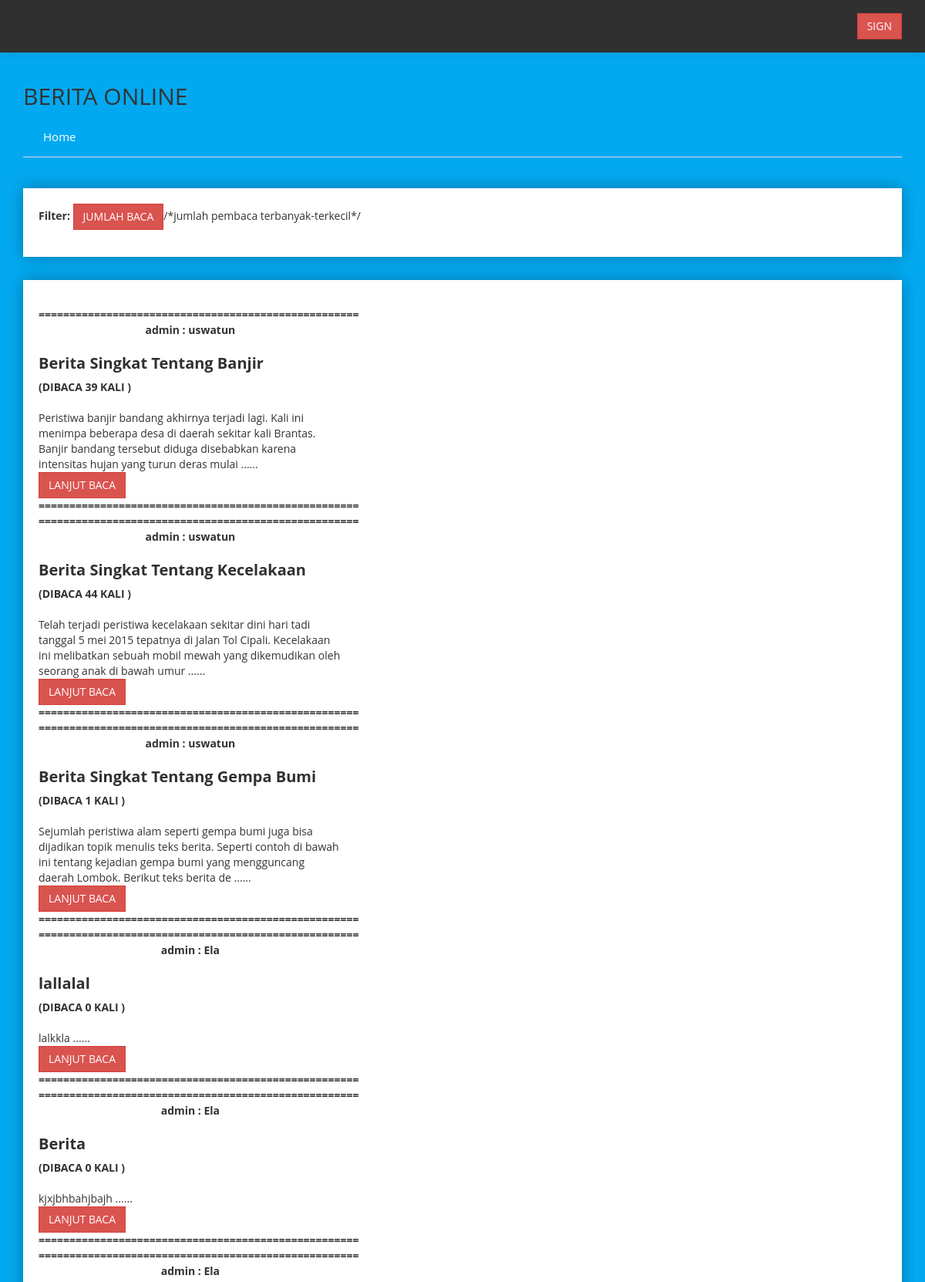
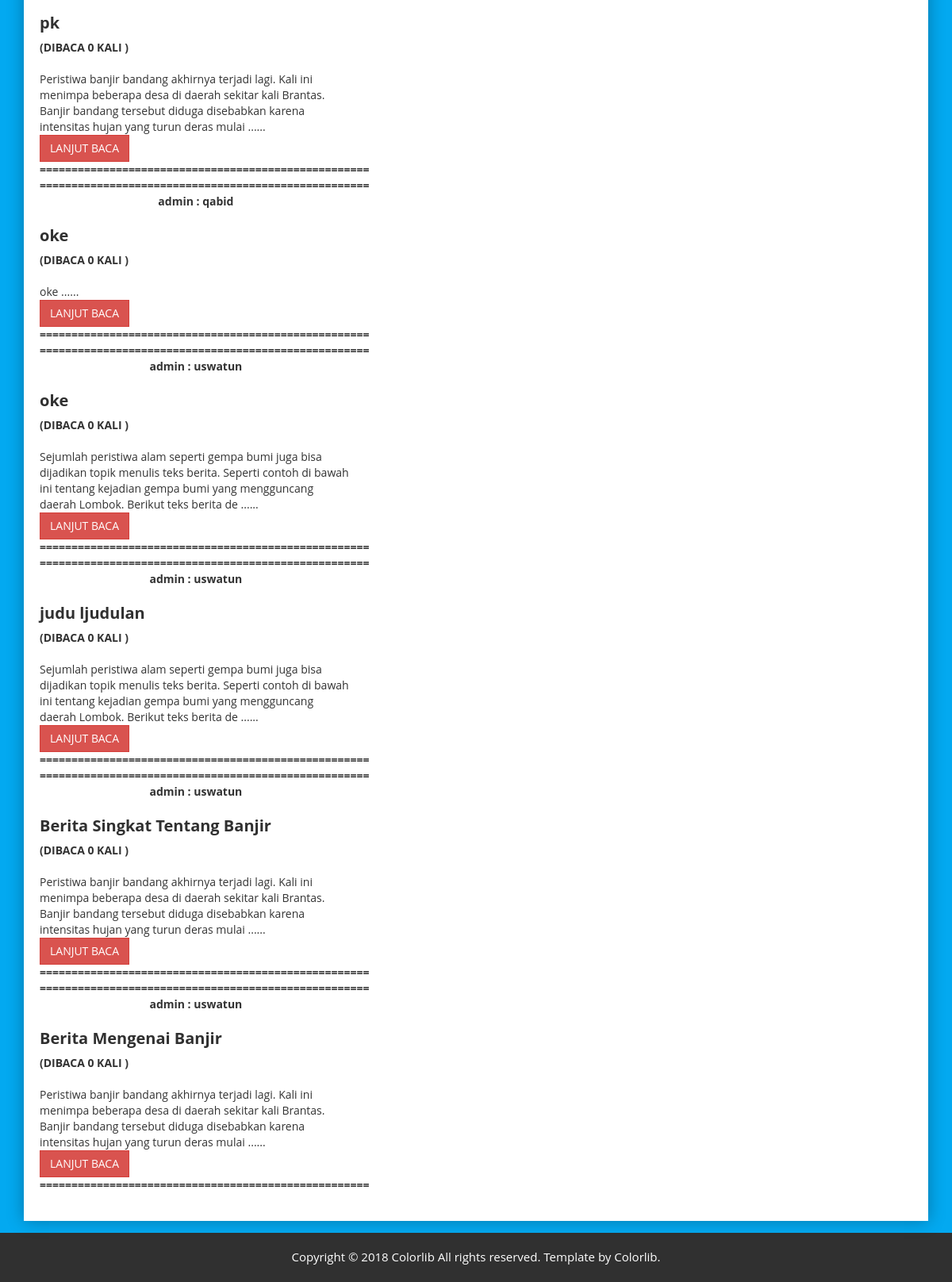
Before: / with the older database file (2 pictures, top to bottom).
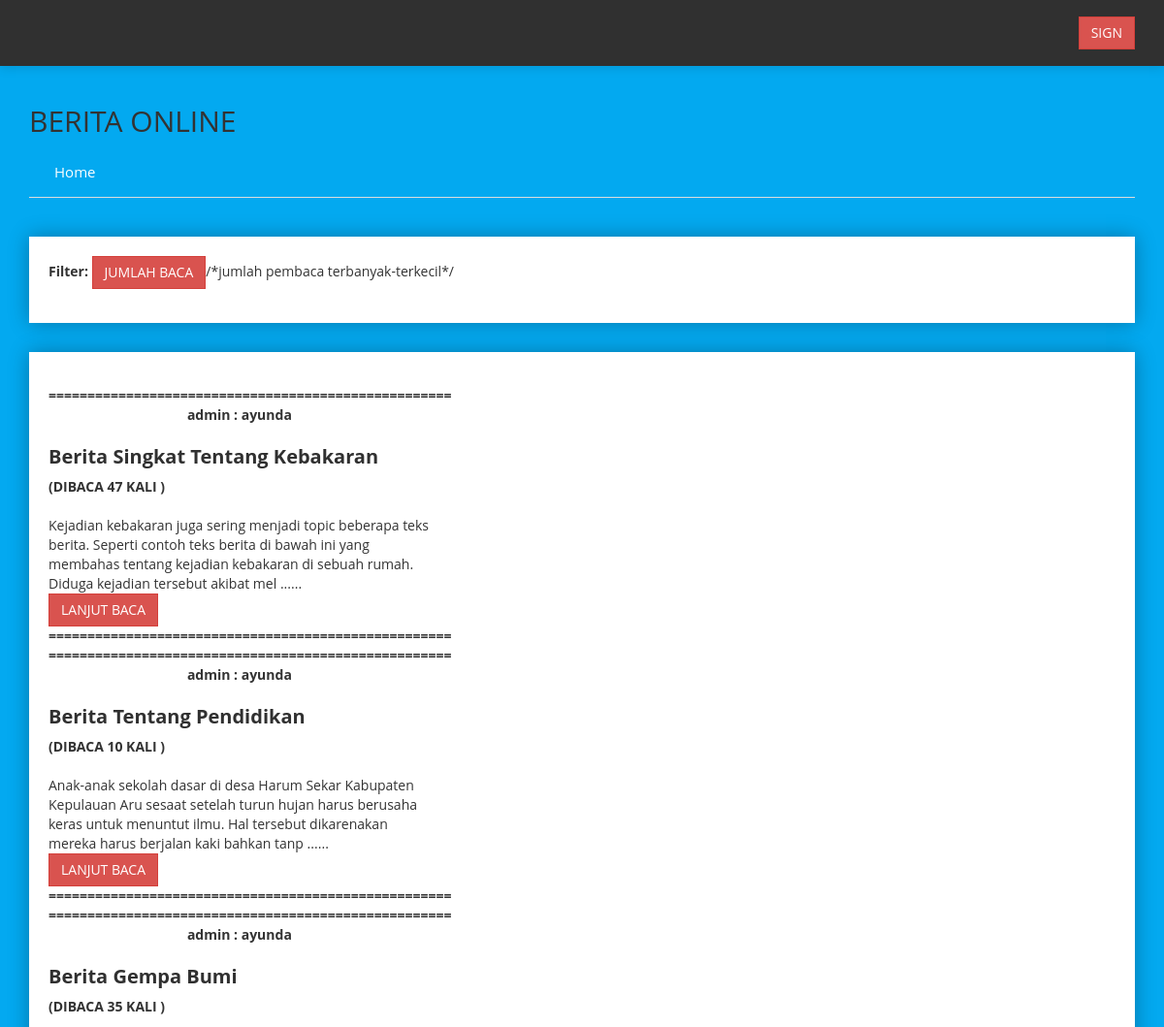
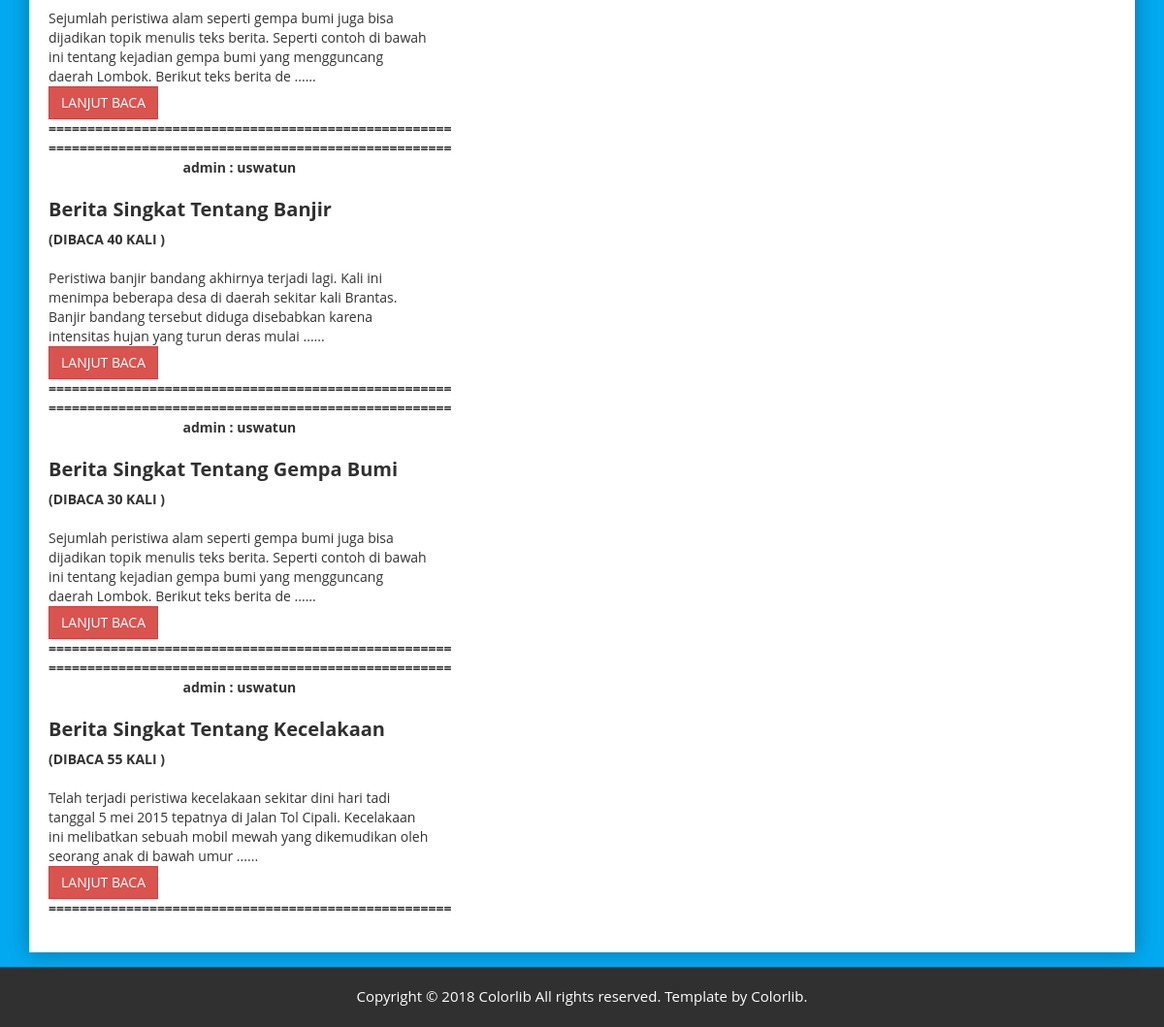
After: the same page with the newer database file (2 pictures, top to bottom).
### tables this page shows
CREATE TABLE `berita` (
  `id` int(50) UNSIGNED NOT NULL,
  `idKategori` int(50) NOT NULL,
  `idLogin` int(50) NOT NULL,
  `judul_berita` varchar(255) NOT NULL,
  `isi_berita` text NOT NULL,
  `jml_baca` int(50) NOT NULL
);

### application/controllers/home.php (called while the page is built, shortened)
<?php
class home extends CI_Controller {
  function __construct(){
		$this->load->model('m_berita');
		$this->load->helper('url');
	}
	public function index() {
		$data['query'] = $this->m_berita->tampil_login();
		$this->load->view('home', $data);
		$this->load->view('home/beranda2', $data);
		$this->load->view('footer', $data);
	}
}
?>

### index.php (called while the page is built, shortened)
<?php
require_once BASEPATH.'core/CodeIgniter.php';

### application/models/m_berita.php (called while the page is built, shortened)
<?php
class M_berita extends CI_Model{
	function tampil_login(){
		return $this->db->query("SELECT * FROM berita, login WHERE berita.idLogin=login.idLogin");
	}
}
?>

### application/views/home/beranda2.php (the view, shortened to what this page needs)
<div class="breadcome-area mg-t-40 mg-b-30">
        <div class="container">
            <div class="row">
                <div class="col-lg-12">
                    <div class="breadcome-list shadow-reset">
                        <div class="breadcome-heading">
                            <p><strong>Filter:</strong>
                            <button type="button" class="btn btn-custon-four btn-danger" onclick="location.href='<?php echo base_url();?>home/desc'">JUMLAH BACA</button>/*jumlah pembaca terbanyak-terkecil*/</p>
                        </div>
                    </div>
                </div>
            </div>
        </div>
    </div>
    <div class="user-profile-area">
        <div class="container">
            <div class="row">
                <div class="col-lg-12 col-md-12 col-sm-12 col-xs-12">
                    <div class="user-profile-wrap shadow-reset">
                        <div class="row">
                            <div class="col-lg-6">
                                <div class="row">
                                   <tbody>
                                    <div class="col-lg-9">
                                        <div class="user-profile-content">
                                            <tbody>
                                                <?php
                                                foreach($query->result() as $row){
                                                $artikel=$row->isi_berita;
                                                $cut=substr($artikel,0,200);
                                                $s="......";
                                                $t=" (DIBACA ";
                                                $u=" )";
                                                $v=" KALI";
                                                $w="====================================================";
                                                echo "<tr>
                                                <td><b>====================================================</br><center>admin : ".$row->nama."</center></b><b><h2><strong></br>".$row->judul_berita."</strong></h2>".$t."".$row->jml_baca."".$v."".$u."</br></b>
                                                <br>".$cut."
                                                ".$s."</br>
                                                <a  href='".base_url('home/selanjutnya?id='.$row->id)."'><button type='button' class='btn btn-custon-four btn-danger' >LANJUT BACA</button></a>
                                                </td>
                                                <strong>".$w."</strong>
                                                </tr>";
                                            }
                                            ?>
                                            </tbody>
                                        </div>
                                    </div>
                                </div>
                            </div>
                            </div>
                        </div>
                    </div>
                </div>
            </div>
        </div>

### application/views/home.php (shortened to what this page needs)
<?php
    if($this->session->userdata('username') == NULL){
?>
<!doctype html>
<html class="no-js" lang="en">
<head><meta http-equiv="Content-Type" content="text/html; charset=windows-1252">
    <link rel="stylesheet" href="<?php echo base_url(); ?>horizontal/css/bootstrap.min.css">
    <link rel="stylesheet" href="<?php echo base_url(); ?>horizontal/css/font-awesome.min.css">
    <link rel="stylesheet" href="<?php echo base_url(); ?>horizontal/css/adminpro-custon-icon.css">
    <link rel="stylesheet" href="<?php echo base_url(); ?>horizontal/css/meanmenu.min.css">
    <link rel="stylesheet" href="<?php echo base_url(); ?>horizontal/css/jquery.mCustomScrollbar.min.css">
    <link rel="stylesheet" href="<?php echo base_url(); ?>horizontal/css/animate.css">
    <link rel="stylesheet" href="<?php echo base_url(); ?>horizontal/css/data-table/bootstrap-table.css">
    <link rel="stylesheet" href="<?php echo base_url(); ?>horizontal/css/data-table/bootstrap-editable.css">
    <link rel="stylesheet" href="<?php echo base_url(); ?>horizontal/css/normalize.css">
    <link rel="stylesheet" href="<?php echo base_url(); ?>horizontal/css/c3.min.css">
    <link rel="stylesheet" href="<?php echo base_url(); ?>horizontal/css/form/all-type-forms.css">
    <link rel="stylesheet" href="<?php echo base_url(); ?>horizontal/css/switcher/color-switcher.css">
    <link rel="stylesheet" href="<?php echo base_url(); ?>horizontal/style.css">
    <link rel="stylesheet" href="<?php echo base_url(); ?>horizontal/css/buttons.css">
    <link rel="stylesheet" href="<?php echo base_url(); ?>horizontal/css/responsive.css">
    <link rel="alternate stylesheet" type="text/css" href="<?php echo base_url(); ?>horizontal/css/switcher/color-one.css" title="color-one" media="screen" />
    <link rel="alternate stylesheet" type="text/css" href="<?php echo base_url(); ?>horizontal/css/switcher/color-two.css" title="color-two" media="screen" />
    <link rel="alternate stylesheet" type="text/css" href="<?php echo base_url(); ?>horizontal/css/switcher/color-three.css" title="color-three" media="screen" />
    <link rel="alternate stylesheet" type="text/css" href="<?php echo base_url(); ?>horizontal/css/switcher/color-four.css" title="color-four" media="screen" />
    <link rel="alternate stylesheet" type="text/css" href="<?php echo base_url(); ?>horizontal/css/switcher/color-five.css" title="color-five" media="screen" />
    <link rel="alternate stylesheet" type="text/css" href="<?php echo base_url(); ?>horizontal/css/switcher/color-six.css" title="color-six" media="screen" />
    <link rel="alternate stylesheet" type="text/css" href="<?php echo base_url(); ?>horizontal/css/switcher/color-seven.css" title="color-seven" media="screen" />
    <link rel="alternate stylesheet" type="text/css" href="<?php echo base_url(); ?>horizontal/css/switcher/color-eight.css" title="color-eight" media="screen" />
    <link rel="alternate stylesheet" type="text/css" href="<?php echo base_url(); ?>horizontal/css/switcher/color-nine.css" title="color-nine" media="screen" />
    <link rel="alternate stylesheet" type="text/css" href="<?php echo base_url(); ?>horizontal/css/switcher/color-ten.css" title="color-ten" media="screen" />
    <link rel="stylesheet" href="<?php echo base_url(); ?>horizontal/css/summernote.css">
    <link rel="stylesheet" href="<?php echo base_url(); ?>horizontal/css/data-table/bootstrap-table.css">
    <link rel="stylesheet" href="<?php echo base_url(); ?>horizontal/css/data-table/bootstrap-editable.css">
    <link rel="stylesheet" href="<?php echo base_url(); ?>horizontal/css/dropzone.css">
    <link rel="stylesheet" href="<?php echo base_url(); ?>horizontal/css/c3.min.css">
    <link rel="stylesheet" href="<?php echo base_url(); ?>horizontal/style.css">
    <link rel="stylesheet" href="<?php echo base_url(); ?>horizontal/css/responsive.css">
    <link rel="stylesheet" href="<?php echo base_url(); ?>horizontal/css/form.css">
</head>
<body>
    <div class="header-top-area">
        <div class="container">
            <div class="row">
                <div class="col-lg-4 col-md-9 col-sm-6 col-xs-12">
                    <div class="header-right-info">
                        <ul class="nav navbar-nav mai-top-nav header-right-menu">
                        <li>
                        <a  href="<?php echo base_url(); ?>login/sign"><button type='button' class='btn btn-custon-four btn-danger' class="admin-name" >SIGN</button></a> </li>
                        </ul>
                    </div>
                </div>
            </div>
        </div>
    </div>
    <div class="main-menu-area mg-tb-40">
        <div class="container">
            <div class="row">
                <div class="col-lg-12">
                    <h2>BERITA ONLINE</h2>
                    <ul class="nav nav-tabs custom-menu-wrap">
                        <li  ><a  href="<?php echo base_url(); ?>home" >Home</a></li>
                    </ul>
                </div>
            </div>
        </div>
    </div>
    <?php
    }
    else redirect(base_url('login'));
?>

### application/views/footer.php (shortened to what this page needs)
    <div class="footer-copyright-area">
        <div class="container">
            <div class="row">
                <div class="col-lg-12">
                    <div class="footer-copy-right">
                        <p>Copyright &#169; 2018 Colorlib All rights reserved. Template by <a href="<?php echo base_url(); ?>horizontal/https://colorlib.com">Colorlib</a>.</p>
                    </div>
                </div>
            </div>
        </div>
    </div>
</body>
</html>

### horizontal/css/buttons.css (style rules this page uses)
.btn-custon-four { border-radius:0px; }

### horizontal/css/switcher/color-one.css (style rules this page uses)
html, body { font-family: 'Open Sans', sans-serif;font-weight:400;background: #555 }

### horizontal/css/switcher/color-two.css (style rules this page uses)
html, body { font-family: 'Open Sans', sans-serif;font-weight:400;background: #1c84c6 }

### horizontal/css/switcher/color-three.css (style rules this page uses)
html, body { font-family: 'Open Sans', sans-serif;font-weight:400;background: #ed5565 }

### horizontal/css/switcher/color-four.css (style rules this page uses)
html, body { font-family: 'Open Sans', sans-serif;font-weight:400;background: #1ab394 }

### horizontal/css/switcher/color-five.css (style rules this page uses)
html, body { font-family: 'Open Sans', sans-serif;font-weight:400;background: #EE7752 }

### horizontal/css/switcher/color-six.css (style rules this page uses)
html, body { font-family: 'Open Sans', sans-serif;font-weight:400;background: #27ae60 }

### horizontal/css/switcher/color-seven.css (style rules this page uses)
html, body { font-family: 'Open Sans', sans-serif;font-weight:400;background: #7f8c8d }

### horizontal/css/switcher/color-eight.css (style rules this page uses)
html, body { font-family: 'Open Sans', sans-serif;font-weight:400;background: #0000ff }

### horizontal/css/switcher/color-nine.css (style rules this page uses)
html, body { font-family: 'Open Sans', sans-serif;font-weight:400;background: #ff0080 }

### horizontal/css/switcher/color-ten.css (style rules this page uses)
html, body { font-family: 'Open Sans', sans-serif;font-weight:400;background: #1a0000 }

Changed rows visible on the page:
removed berita: idLogin.nama "uswatun", judul_berita "Berita Singkat Tentang Banjir", t "(DIBACA", jml_baca "39", v "KALI", u ")", isi_berita "Peristiwa banjir bandang akhirnya terjadi lagi. Kali ini menimpa beberapa desa di daerah sekitar kali Brantas. Banjir bandang tersebut diduga disebabkan karena intensitas hujan yang turun deras mulai", s "......", w "===================================================="
removed berita: idLogin.nama "uswatun", judul_berita "Berita Singkat Tentang Kecelakaan", t "(DIBACA", jml_baca "44", v "KALI", u ")", isi_berita "Telah terjadi peristiwa kecelakaan sekitar dini hari tadi tanggal 5 mei 2015 tepatnya di Jalan Tol Cipali. Kecelakaan ini melibatkan sebuah mobil mewah yang dikemudikan oleh seorang anak di bawah umur", s "......", w "===================================================="
removed berita: idLogin.nama "uswatun", judul_berita "Berita Singkat Tentang Gempa Bumi", t "(DIBACA", jml_baca "1", v "KALI", u ")", isi_berita "Sejumlah peristiwa alam seperti gempa bumi juga bisa dijadikan topik menulis teks berita. Seperti contoh di bawah ini tentang kejadian gempa bumi yang mengguncang daerah Lombok. Berikut teks berita de", s "......", w "===================================================="
removed berita: idLogin.nama "Ela", judul_berita "lallalal", t "(DIBACA", jml_baca "0", v "KALI", u ")", isi_berita "lalkkla", s "......", w "===================================================="
removed berita: idLogin.nama "Ela", judul_berita "Berita", t "(DIBACA", jml_baca "0", v "KALI", u ")", isi_berita "kjxjbhbahjbajh", s "......", w "===================================================="
removed berita: idLogin.nama "Ela", judul_berita "pk", t "(DIBACA", jml_baca "0", v "KALI", u ")", isi_berita "Peristiwa banjir bandang akhirnya terjadi lagi. Kali ini menimpa beberapa desa di daerah sekitar kali Brantas. Banjir bandang tersebut diduga disebabkan karena intensitas hujan yang turun deras mulai", s "......", w "===================================================="
removed berita: idLogin.nama "qabid", judul_berita "oke", t "(DIBACA", jml_baca "0", v "KALI", u ")", isi_berita "oke", s "......", w "===================================================="
removed berita: idLogin.nama "uswatun", judul_berita "judu ljudulan", t "(DIBACA", jml_baca "0", v "KALI", u ")", isi_berita "Sejumlah peristiwa alam seperti gempa bumi juga bisa dijadikan topik menulis teks berita. Seperti contoh di bawah ini tentang kejadian gempa bumi yang mengguncang daerah Lombok. Berikut teks berita de", s "......", w "===================================================="
removed berita: idLogin.nama "uswatun", judul_berita "Berita Singkat Tentang Banjir", t "(DIBACA", jml_baca "0", v "KALI", u ")", isi_berita "Peristiwa banjir bandang akhirnya terjadi lagi. Kali ini menimpa beberapa desa di daerah sekitar kali Brantas. Banjir bandang tersebut diduga disebabkan karena intensitas hujan yang turun deras mulai", s "......", w "===================================================="
removed berita: idLogin.nama "uswatun", judul_berita "Berita Mengenai Banjir", t "(DIBACA", jml_baca "0", v "KALI", u ")", isi_berita "Peristiwa banjir bandang akhirnya terjadi lagi. Kali ini menimpa beberapa desa di daerah sekitar kali Brantas. Banjir bandang tersebut diduga disebabkan karena intensitas hujan yang turun deras mulai", s "......", w "===================================================="
added berita: idLogin.nama "ayunda", judul_berita "Berita Singkat Tentang Kebakaran", t "(DIBACA", jml_baca "47", v "KALI", u ")", isi_berita "Kejadian kebakaran juga sering menjadi topic beberapa teks berita. Seperti contoh teks berita di bawah ini yang membahas tentang kejadian kebakaran di sebuah rumah. Diduga kejadian tersebut akibat mel", s "......", w "===================================================="
added berita: idLogin.nama "ayunda", judul_berita "Berita Tentang Pendidikan", t "(DIBACA", jml_baca "10", v "KALI", u ")", isi_berita "Anak-anak sekolah dasar di desa Harum Sekar Kabupaten Kepulauan Aru sesaat setelah turun hujan harus berusaha keras untuk menuntut ilmu. Hal tersebut dikarenakan mereka harus berjalan kaki bahkan tanp", s "......", w "===================================================="
changed berita: idLogin.nama "uswatun" → "ayunda"; judul_berita "oke" → "Berita Gempa Bumi"; jml_baca "0" → "35"
added berita: idLogin.nama "uswatun", judul_berita "Berita Singkat Tentang Banjir", t "(DIBACA", jml_baca "40", v "KALI", u ")", isi_berita "Peristiwa banjir bandang akhirnya terjadi lagi. Kali ini menimpa beberapa desa di daerah sekitar kali Brantas. Banjir bandang tersebut diduga disebabkan karena intensitas hujan yang turun deras mulai", s "......", w "===================================================="
added berita: idLogin.nama "uswatun", judul_berita "Berita Singkat Tentang Gempa Bumi", t "(DIBACA", jml_baca "30", v "KALI", u ")", isi_berita "Sejumlah peristiwa alam seperti gempa bumi juga bisa dijadikan topik menulis teks berita. Seperti contoh di bawah ini tentang kejadian gempa bumi yang mengguncang daerah Lombok. Berikut teks berita de", s "......", w "===================================================="
added berita: idLogin.nama "uswatun", judul_berita "Berita Singkat Tentang Kecelakaan", t "(DIBACA", jml_baca "55", v "KALI", u ")", isi_berita "Telah terjadi peristiwa kecelakaan sekitar dini hari tadi tanggal 5 mei 2015 tepatnya di Jalan Tol Cipali. Kecelakaan ini melibatkan sebuah mobil mewah yang dikemudikan oleh seorang anak di bawah umur", s "......", w "===================================================="
